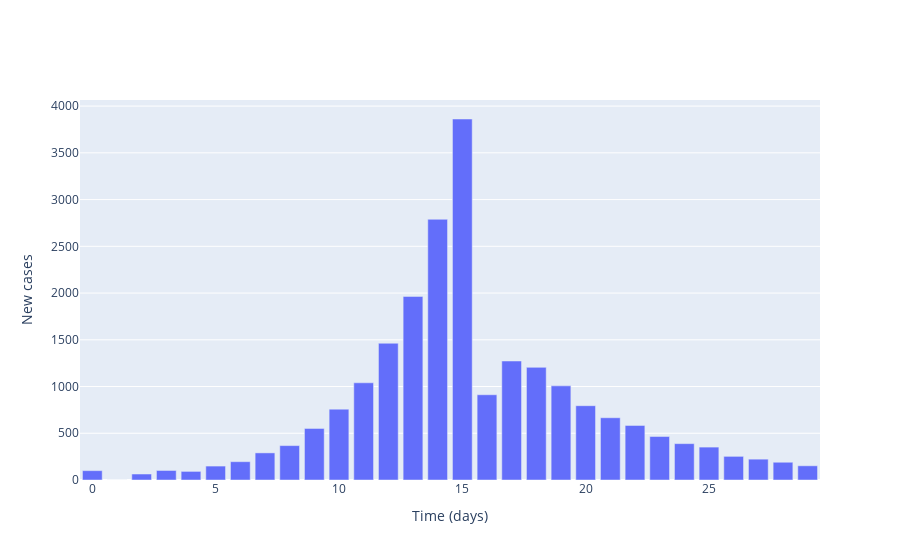

Write notebook code for a chart like this one.
### Markdown cell above
## Plot local incidence numbers

### Code cell
# Plot (bar chart cases each day)
fig = go.Figure()

# Plot of incidences
fig.add_trace(
    go.Bar(
        x=times,
        y=cases,
        name='Incidences'
    )
)

# Add axis labels
fig.update_layout(
    xaxis_title='Time (days)',
    yaxis_title='New cases'
)

fig.show()

### Figure 1 — Plotly figure (JSON) as saved in the notebook; plotly's stock layout.template omitted (floating-point values rounded to 4 significant figures)
{"data": [{"name": "Incidences", "type": "bar", "x": [0, 1, 2, 3, 4, 5, 6, 7, 8, 9, 10, 11, 12, 13, 14, 15, 16, 17, 18, 19, 20, 21, 22, 23, 24, 25, 26, 27, 28, 29], "y": [100, 0, 64, 102, 92, 149, 196, 290, 368, 552, 758, 1040, 1463, 1964, 2789, 3862, 912, 1273, 1205, 1007, 795, 666, 584, 465, 389, 352, 253, 223, 190, 152]}], "layout": {"xaxis": {"title": {"text": "Time (days)"}}, "yaxis": {"title": {"text": "New cases"}}}}
